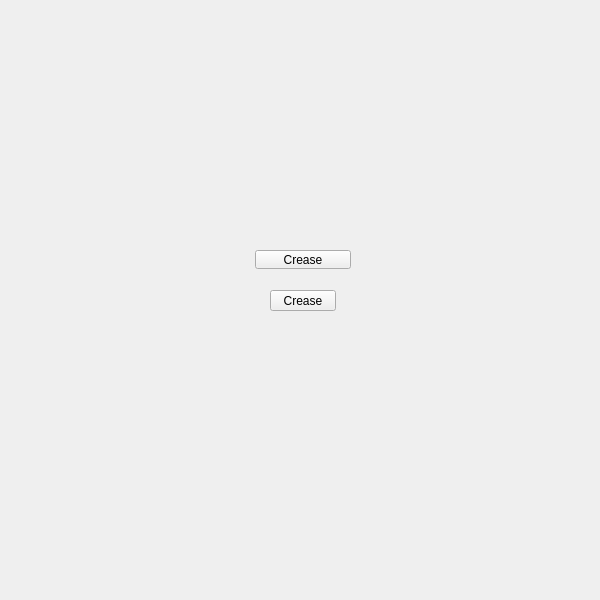
<?xml version="1.0" encoding="UTF-8"?>
<ui version="4.0">
 <class>QtUi</class>
 <widget class="QMainWindow" name="QtUi">
  <property name="enabled">
   <bool>true</bool>
  </property>
  <property name="geometry">
   <rect>
    <x>0</x>
    <y>0</y>
    <width>600</width>
    <height>600</height>
   </rect>
  </property>
  <property name="sizePolicy">
   <sizepolicy hsizetype="Ignored" vsizetype="Ignored">
    <horstretch>0</horstretch>
    <verstretch>0</verstretch>
   </sizepolicy>
  </property>
  <property name="minimumSize">
   <size>
    <width>0</width>
    <height>0</height>
   </size>
  </property>
  <property name="maximumSize">
   <size>
    <width>600</width>
    <height>600</height>
   </size>
  </property>
  <property name="toolButtonStyle">
   <enum>Qt::ToolButtonIconOnly</enum>
  </property>
  <property name="tabShape">
   <enum>QTabWidget::Triangular</enum>
  </property>
  <property name="dockNestingEnabled">
   <bool>true</bool>
  </property>
  <property name="dockOptions">
   <set>QMainWindow::AllowNestedDocks|QMainWindow::AllowTabbedDocks|QMainWindow::AnimatedDocks|QMainWindow::ForceTabbedDocks</set>
  </property>
  <widget class="QWidget" name="widget">
   <property name="sizePolicy">
    <sizepolicy hsizetype="Ignored" vsizetype="Ignored">
     <horstretch>0</horstretch>
     <verstretch>0</verstretch>
    </sizepolicy>
   </property>
   <widget class="QPushButton" name="i026">
    <property name="geometry">
     <rect>
      <x>270</x>
      <y>290</y>
      <width>66</width>
      <height>21</height>
     </rect>
    </property>
    <property name="minimumSize">
     <size>
      <width>0</width>
      <height>21</height>
     </size>
    </property>
    <property name="maximumSize">
     <size>
      <width>16777215</width>
      <height>21</height>
     </size>
    </property>
    <property name="accessibleName">
     <string>crease</string>
    </property>
    <property name="text">
     <string>Crease</string>
    </property>
   </widget>
   <widget class="PushButton" name="tb000">
    <property name="enabled">
     <bool>true</bool>
    </property>
    <property name="geometry">
     <rect>
      <x>255</x>
      <y>250</y>
      <width>96</width>
      <height>19</height>
     </rect>
    </property>
    <property name="maximumSize">
     <size>
      <width>111</width>
      <height>19</height>
     </size>
    </property>
    <property name="toolTip">
     <string>&lt;html&gt;&lt;head/&gt;&lt;body&gt;&lt;p&gt;Edit the crease value of any selected components&lt;/p&gt;&lt;/body&gt;&lt;/html&gt;</string>
    </property>
    <property name="text">
     <string>Crease</string>
    </property>
    <property name="iconSize">
     <size>
      <width>18</width>
      <height>18</height>
     </size>
    </property>
   </widget>
  </widget>
 </widget>
 <customwidgets>
  <customwidget>
   <class>PushButton</class>
   <extends>QPushButton</extends>
   <header>widgets.pushbutton.h</header>
  </customwidget>
 </customwidgets>
 <resources/>
 <connections/>
 <designerdata>
  <property name="gridDeltaX">
   <number>5</number>
  </property>
  <property name="gridDeltaY">
   <number>10</number>
  </property>
  <property name="gridSnapX">
   <bool>true</bool>
  </property>
  <property name="gridSnapY">
   <bool>true</bool>
  </property>
  <property name="gridVisible">
   <bool>true</bool>
  </property>
 </designerdata>
</ui>
